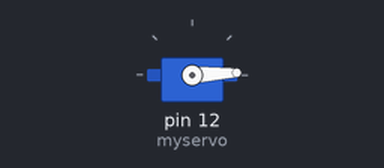
The sketch below on a simulated Arduino Uno, built with avr-gcc and run on an emulated ATmega328P. Parts: servo.

Above: at 0.05 s.
At 0.9 s:
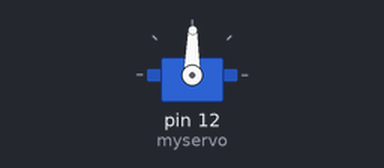
At 1.75 s:
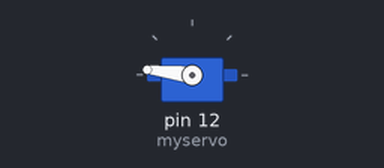
At 3.45 s:
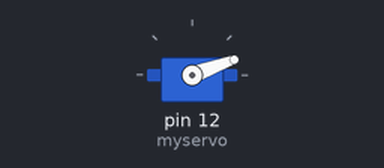
Timing chart, 0 to 8.4 s (numbered marks = the images above):
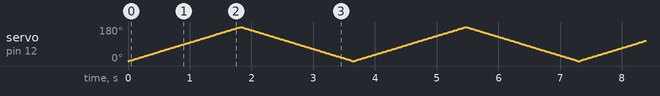

The sketch:

_26-motor-servo.ino
```cpp
#include <Servo.h>

Servo myservo;
int pos = 0;

void setup() {
  myservo.attach(12);
}

void loop() {
  for (pos = 0; pos <= 180; pos += 1) { // desde 0 a 180 grados
    myservo.write(pos);
    delay(10);
  }
  for (pos = 180; pos >= 0; pos -= 1) { // desde 180 a 0 grados
    myservo.write(pos);
    delay(10);
  }
}
```
